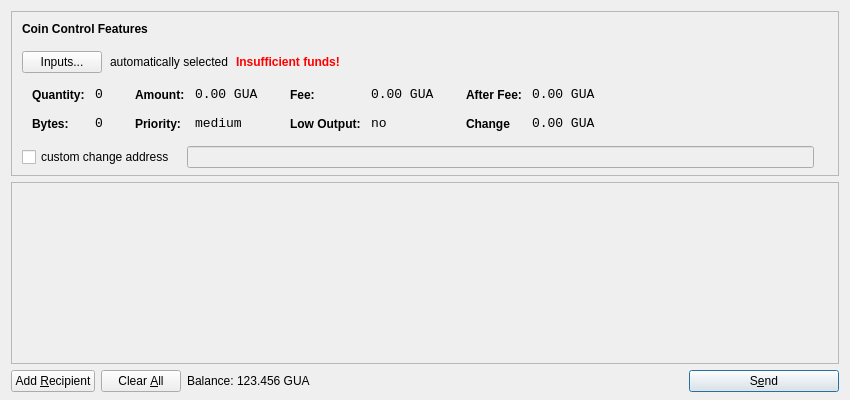
<?xml version="1.0" encoding="UTF-8"?>
<ui version="4.0">
 <class>SendCoinsDialog</class>
 <widget class="QDialog" name="SendCoinsDialog">
  <property name="geometry">
   <rect>
    <x>0</x>
    <y>0</y>
    <width>850</width>
    <height>400</height>
   </rect>
  </property>
  <property name="windowTitle">
   <string>Send Coins</string>
  </property>
  <layout class="QVBoxLayout" name="verticalLayout" stretch="0,1,0">
   <property name="bottomMargin">
    <number>8</number>
   </property>
   <item>
    <widget class="QFrame" name="frameCoinControl">
     <property name="sizePolicy">
      <sizepolicy hsizetype="Expanding" vsizetype="Expanding">
       <horstretch>0</horstretch>
       <verstretch>0</verstretch>
      </sizepolicy>
     </property>
     <property name="maximumSize">
      <size>
       <width>16777215</width>
       <height>16777215</height>
      </size>
     </property>
     <property name="frameShape">
      <enum>QFrame::StyledPanel</enum>
     </property>
     <property name="frameShadow">
      <enum>QFrame::Sunken</enum>
     </property>
     <layout class="QVBoxLayout" name="verticalLayoutCoinControl2">
      <property name="spacing">
       <number>-1</number>
      </property>
      <property name="leftMargin">
       <number>0</number>
      </property>
      <property name="topMargin">
       <number>0</number>
      </property>
      <property name="rightMargin">
       <number>0</number>
      </property>
      <property name="bottomMargin">
       <number>6</number>
      </property>
      <item>
       <layout class="QVBoxLayout" name="verticalLayoutCoinControl" stretch="0,0,0,0,1">
        <property name="spacing">
         <number>0</number>
        </property>
        <property name="leftMargin">
         <number>10</number>
        </property>
        <property name="topMargin">
         <number>10</number>
        </property>
        <item>
         <layout class="QHBoxLayout" name="horizontalLayoutCoinControl1">
          <property name="bottomMargin">
           <number>15</number>
          </property>
          <item>
           <widget class="QLabel" name="labelCoinControlFeatures">
            <property name="sizePolicy">
             <sizepolicy hsizetype="Preferred" vsizetype="Maximum">
              <horstretch>0</horstretch>
              <verstretch>0</verstretch>
             </sizepolicy>
            </property>
            <property name="font">
             <font>
              <weight>75</weight>
              <bold>true</bold>
             </font>
            </property>
            <property name="styleSheet">
             <string notr="true">font-weight:bold;</string>
            </property>
            <property name="text">
             <string>Coin Control Features</string>
            </property>
           </widget>
          </item>
         </layout>
        </item>
        <item>
         <layout class="QHBoxLayout" name="horizontalLayoutCoinControl2" stretch="0,0,0,0">
          <property name="spacing">
           <number>8</number>
          </property>
          <property name="bottomMargin">
           <number>10</number>
          </property>
          <item>
           <widget class="QPushButton" name="pushButtonCoinControl">
            <property name="styleSheet">
             <string notr="true"/>
            </property>
            <property name="text">
             <string>Inputs...</string>
            </property>
           </widget>
          </item>
          <item>
           <widget class="QLabel" name="labelCoinControlAutomaticallySelected">
            <property name="text">
             <string>automatically selected</string>
            </property>
            <property name="margin">
             <number>5</number>
            </property>
           </widget>
          </item>
          <item>
           <widget class="QLabel" name="labelCoinControlInsuffFunds">
            <property name="font">
             <font>
              <weight>75</weight>
              <bold>true</bold>
             </font>
            </property>
            <property name="styleSheet">
             <string notr="true">color:red;font-weight:bold;</string>
            </property>
            <property name="text">
             <string>Insufficient funds!</string>
            </property>
            <property name="margin">
             <number>5</number>
            </property>
           </widget>
          </item>
          <item>
           <spacer name="horizontalSpacerCoinControl">
            <property name="orientation">
             <enum>Qt::Horizontal</enum>
            </property>
            <property name="sizeHint" stdset="0">
             <size>
              <width>40</width>
              <height>1</height>
             </size>
            </property>
           </spacer>
          </item>
         </layout>
        </item>
        <item>
         <widget class="QWidget" name="widgetCoinControl" native="true">
          <property name="sizePolicy">
           <sizepolicy hsizetype="Preferred" vsizetype="Preferred">
            <horstretch>0</horstretch>
            <verstretch>0</verstretch>
           </sizepolicy>
          </property>
          <property name="minimumSize">
           <size>
            <width>0</width>
            <height>0</height>
           </size>
          </property>
          <property name="styleSheet">
           <string notr="true"/>
          </property>
          <layout class="QHBoxLayout" name="horizontalLayoutCoinControl5">
           <property name="margin">
            <number>0</number>
           </property>
           <item>
            <layout class="QHBoxLayout" name="horizontalLayoutCoinControl3" stretch="0,0,0,1">
             <property name="spacing">
              <number>20</number>
             </property>
             <property name="topMargin">
              <number>0</number>
             </property>
             <property name="bottomMargin">
              <number>10</number>
             </property>
             <item>
              <layout class="QFormLayout" name="formLayoutCoinControl1">
               <property name="horizontalSpacing">
                <number>10</number>
               </property>
               <property name="verticalSpacing">
                <number>14</number>
               </property>
               <property name="leftMargin">
                <number>10</number>
               </property>
               <property name="topMargin">
                <number>4</number>
               </property>
               <property name="rightMargin">
                <number>6</number>
               </property>
               <item row="0" column="0">
                <widget class="QLabel" name="labelCoinControlQuantityText">
                 <property name="styleSheet">
                  <string notr="true">font-weight:bold;</string>
                 </property>
                 <property name="text">
                  <string>Quantity:</string>
                 </property>
                 <property name="margin">
                  <number>0</number>
                 </property>
                </widget>
               </item>
               <item row="0" column="1">
                <widget class="QLabel" name="labelCoinControlQuantity">
                 <property name="font">
                  <font>
                   <family>Monospace</family>
                   <pointsize>10</pointsize>
                  </font>
                 </property>
                 <property name="cursor">
                  <cursorShape>IBeamCursor</cursorShape>
                 </property>
                 <property name="contextMenuPolicy">
                  <enum>Qt::ActionsContextMenu</enum>
                 </property>
                 <property name="text">
                  <string>0</string>
                 </property>
                 <property name="margin">
                  <number>0</number>
                 </property>
                 <property name="textInteractionFlags">
                  <set>Qt::LinksAccessibleByMouse|Qt::TextSelectableByKeyboard|Qt::TextSelectableByMouse</set>
                 </property>
                </widget>
               </item>
               <item row="1" column="0">
                <widget class="QLabel" name="labelCoinControlBytesText">
                 <property name="styleSheet">
                  <string notr="true">font-weight:bold;</string>
                 </property>
                 <property name="text">
                  <string>Bytes:</string>
                 </property>
                </widget>
               </item>
               <item row="1" column="1">
                <widget class="QLabel" name="labelCoinControlBytes">
                 <property name="font">
                  <font>
                   <family>Monospace</family>
                   <pointsize>10</pointsize>
                  </font>
                 </property>
                 <property name="cursor">
                  <cursorShape>IBeamCursor</cursorShape>
                 </property>
                 <property name="contextMenuPolicy">
                  <enum>Qt::ActionsContextMenu</enum>
                 </property>
                 <property name="text">
                  <string>0</string>
                 </property>
                 <property name="textInteractionFlags">
                  <set>Qt::LinksAccessibleByMouse|Qt::TextSelectableByKeyboard|Qt::TextSelectableByMouse</set>
                 </property>
                </widget>
               </item>
              </layout>
             </item>
             <item>
              <layout class="QFormLayout" name="formLayoutCoinControl2">
               <property name="horizontalSpacing">
                <number>10</number>
               </property>
               <property name="verticalSpacing">
                <number>14</number>
               </property>
               <property name="leftMargin">
                <number>6</number>
               </property>
               <property name="topMargin">
                <number>4</number>
               </property>
               <property name="rightMargin">
                <number>6</number>
               </property>
               <item row="0" column="0">
                <widget class="QLabel" name="labelCoinControlAmountText">
                 <property name="styleSheet">
                  <string notr="true">font-weight:bold;</string>
                 </property>
                 <property name="text">
                  <string>Amount:</string>
                 </property>
                 <property name="margin">
                  <number>0</number>
                 </property>
                </widget>
               </item>
               <item row="0" column="1">
                <widget class="QLabel" name="labelCoinControlAmount">
                 <property name="font">
                  <font>
                   <family>Monospace</family>
                   <pointsize>10</pointsize>
                  </font>
                 </property>
                 <property name="cursor">
                  <cursorShape>IBeamCursor</cursorShape>
                 </property>
                 <property name="contextMenuPolicy">
                  <enum>Qt::ActionsContextMenu</enum>
                 </property>
                 <property name="text">
                  <string>0.00 GUA</string>
                 </property>
                 <property name="textInteractionFlags">
                  <set>Qt::LinksAccessibleByMouse|Qt::TextSelectableByKeyboard|Qt::TextSelectableByMouse</set>
                 </property>
                </widget>
               </item>
               <item row="1" column="0">
                <widget class="QLabel" name="labelCoinControlPriorityText">
                 <property name="styleSheet">
                  <string notr="true">font-weight:bold;</string>
                 </property>
                 <property name="text">
                  <string>Priority:</string>
                 </property>
                </widget>
               </item>
               <item row="1" column="1">
                <widget class="QLabel" name="labelCoinControlPriority">
                 <property name="font">
                  <font>
                   <family>Monospace</family>
                   <pointsize>10</pointsize>
                  </font>
                 </property>
                 <property name="cursor">
                  <cursorShape>IBeamCursor</cursorShape>
                 </property>
                 <property name="contextMenuPolicy">
                  <enum>Qt::ActionsContextMenu</enum>
                 </property>
                 <property name="text">
                  <string>medium</string>
                 </property>
                 <property name="textInteractionFlags">
                  <set>Qt::LinksAccessibleByMouse|Qt::TextSelectableByKeyboard|Qt::TextSelectableByMouse</set>
                 </property>
                </widget>
               </item>
              </layout>
             </item>
             <item>
              <layout class="QFormLayout" name="formLayoutCoinControl3">
               <property name="horizontalSpacing">
                <number>10</number>
               </property>
               <property name="verticalSpacing">
                <number>14</number>
               </property>
               <property name="leftMargin">
                <number>6</number>
               </property>
               <property name="topMargin">
                <number>4</number>
               </property>
               <property name="rightMargin">
                <number>6</number>
               </property>
               <item row="0" column="0">
                <widget class="QLabel" name="labelCoinControlFeeText">
                 <property name="styleSheet">
                  <string notr="true">font-weight:bold;</string>
                 </property>
                 <property name="text">
                  <string>Fee:</string>
                 </property>
                 <property name="margin">
                  <number>0</number>
                 </property>
                </widget>
               </item>
               <item row="0" column="1">
                <widget class="QLabel" name="labelCoinControlFee">
                 <property name="font">
                  <font>
                   <family>Monospace</family>
                   <pointsize>10</pointsize>
                  </font>
                 </property>
                 <property name="cursor">
                  <cursorShape>IBeamCursor</cursorShape>
                 </property>
                 <property name="contextMenuPolicy">
                  <enum>Qt::ActionsContextMenu</enum>
                 </property>
                 <property name="text">
                  <string>0.00 GUA</string>
                 </property>
                 <property name="textInteractionFlags">
                  <set>Qt::LinksAccessibleByMouse|Qt::TextSelectableByKeyboard|Qt::TextSelectableByMouse</set>
                 </property>
                </widget>
               </item>
               <item row="1" column="0">
                <widget class="QLabel" name="labelCoinControlLowOutputText">
                 <property name="styleSheet">
                  <string notr="true">font-weight:bold;</string>
                 </property>
                 <property name="text">
                  <string>Low Output:</string>
                 </property>
                </widget>
               </item>
               <item row="1" column="1">
                <widget class="QLabel" name="labelCoinControlLowOutput">
                 <property name="font">
                  <font>
                   <family>Monospace</family>
                   <pointsize>10</pointsize>
                  </font>
                 </property>
                 <property name="cursor">
                  <cursorShape>IBeamCursor</cursorShape>
                 </property>
                 <property name="contextMenuPolicy">
                  <enum>Qt::ActionsContextMenu</enum>
                 </property>
                 <property name="text">
                  <string>no</string>
                 </property>
                 <property name="textInteractionFlags">
                  <set>Qt::LinksAccessibleByMouse|Qt::TextSelectableByKeyboard|Qt::TextSelectableByMouse</set>
                 </property>
                </widget>
               </item>
              </layout>
             </item>
             <item>
              <layout class="QFormLayout" name="formLayoutCoinControl4">
               <property name="horizontalSpacing">
                <number>10</number>
               </property>
               <property name="verticalSpacing">
                <number>14</number>
               </property>
               <property name="leftMargin">
                <number>6</number>
               </property>
               <property name="topMargin">
                <number>4</number>
               </property>
               <property name="rightMargin">
                <number>6</number>
               </property>
               <item row="0" column="0">
                <widget class="QLabel" name="labelCoinControlAfterFeeText">
                 <property name="styleSheet">
                  <string notr="true">font-weight:bold;</string>
                 </property>
                 <property name="text">
                  <string>After Fee:</string>
                 </property>
                 <property name="margin">
                  <number>0</number>
                 </property>
                </widget>
               </item>
               <item row="0" column="1">
                <widget class="QLabel" name="labelCoinControlAfterFee">
                 <property name="font">
                  <font>
                   <family>Monospace</family>
                   <pointsize>10</pointsize>
                  </font>
                 </property>
                 <property name="cursor">
                  <cursorShape>IBeamCursor</cursorShape>
                 </property>
                 <property name="contextMenuPolicy">
                  <enum>Qt::ActionsContextMenu</enum>
                 </property>
                 <property name="text">
                  <string>0.00 GUA</string>
                 </property>
                 <property name="textInteractionFlags">
                  <set>Qt::LinksAccessibleByMouse|Qt::TextSelectableByKeyboard|Qt::TextSelectableByMouse</set>
                 </property>
                </widget>
               </item>
               <item row="1" column="0">
                <widget class="QLabel" name="labelCoinControlChangeText">
                 <property name="styleSheet">
                  <string notr="true">font-weight:bold;</string>
                 </property>
                 <property name="text">
                  <string>Change</string>
                 </property>
                </widget>
               </item>
               <item row="1" column="1">
                <widget class="QLabel" name="labelCoinControlChange">
                 <property name="font">
                  <font>
                   <family>Monospace</family>
                   <pointsize>10</pointsize>
                  </font>
                 </property>
                 <property name="cursor">
                  <cursorShape>IBeamCursor</cursorShape>
                 </property>
                 <property name="contextMenuPolicy">
                  <enum>Qt::ActionsContextMenu</enum>
                 </property>
                 <property name="text">
                  <string>0.00 GUA</string>
                 </property>
                 <property name="textInteractionFlags">
                  <set>Qt::LinksAccessibleByMouse|Qt::TextSelectableByKeyboard|Qt::TextSelectableByMouse</set>
                 </property>
                </widget>
               </item>
              </layout>
             </item>
            </layout>
           </item>
          </layout>
         </widget>
        </item>
        <item>
         <layout class="QHBoxLayout" name="horizontalLayoutCoinControl4" stretch="0,0,0">
          <property name="spacing">
           <number>12</number>
          </property>
          <property name="sizeConstraint">
           <enum>QLayout::SetDefaultConstraint</enum>
          </property>
          <property name="topMargin">
           <number>5</number>
          </property>
          <property name="rightMargin">
           <number>5</number>
          </property>
          <item>
           <widget class="QCheckBox" name="checkBoxCoinControlChange">
            <property name="text">
             <string>custom change address</string>
            </property>
           </widget>
          </item>
          <item>
           <widget class="QLineEdit" name="lineEditCoinControlChange">
            <property name="enabled">
             <bool>false</bool>
            </property>
            <property name="sizePolicy">
             <sizepolicy hsizetype="Expanding" vsizetype="Fixed">
              <horstretch>0</horstretch>
              <verstretch>0</verstretch>
             </sizepolicy>
            </property>
           </widget>
          </item>
          <item>
           <widget class="QLabel" name="labelCoinControlChangeLabel">
            <property name="sizePolicy">
             <sizepolicy hsizetype="Preferred" vsizetype="Expanding">
              <horstretch>0</horstretch>
              <verstretch>0</verstretch>
             </sizepolicy>
            </property>
            <property name="minimumSize">
             <size>
              <width>0</width>
              <height>0</height>
             </size>
            </property>
            <property name="text">
             <string/>
            </property>
            <property name="margin">
             <number>3</number>
            </property>
           </widget>
          </item>
         </layout>
        </item>
        <item>
         <spacer name="verticalSpacerCoinControl">
          <property name="orientation">
           <enum>Qt::Vertical</enum>
          </property>
          <property name="sizeHint" stdset="0">
           <size>
            <width>800</width>
            <height>1</height>
           </size>
          </property>
         </spacer>
        </item>
       </layout>
      </item>
     </layout>
    </widget>
   </item>
   <item>
    <widget class="QScrollArea" name="scrollArea">
     <property name="widgetResizable">
      <bool>true</bool>
     </property>
     <widget class="QWidget" name="scrollAreaWidgetContents">
      <property name="geometry">
       <rect>
        <x>0</x>
        <y>0</y>
        <width>836</width>
        <height>163</height>
       </rect>
      </property>
      <layout class="QVBoxLayout" name="verticalLayout_2">
       <property name="margin">
        <number>0</number>
       </property>
       <item>
        <layout class="QVBoxLayout" name="entries">
         <property name="spacing">
          <number>6</number>
         </property>
        </layout>
       </item>
       <item>
        <spacer name="verticalSpacer">
         <property name="orientation">
          <enum>Qt::Vertical</enum>
         </property>
         <property name="sizeHint" stdset="0">
          <size>
           <width>20</width>
           <height>40</height>
          </size>
         </property>
        </spacer>
       </item>
      </layout>
     </widget>
    </widget>
   </item>
   <item>
    <layout class="QHBoxLayout" name="horizontalLayout">
     <item>
      <widget class="QPushButton" name="addButton">
       <property name="toolTip">
        <string>Send to multiple recipients at once</string>
       </property>
       <property name="text">
        <string>Add &amp;Recipient</string>
       </property>
       <property name="icon">
        <iconset resource="../bitcoin.qrc">
         <normaloff>:/icons/add</normaloff>:/icons/add</iconset>
       </property>
       <property name="autoDefault">
        <bool>false</bool>
       </property>
      </widget>
     </item>
     <item>
      <widget class="QPushButton" name="clearButton">
       <property name="sizePolicy">
        <sizepolicy hsizetype="Minimum" vsizetype="Fixed">
         <horstretch>0</horstretch>
         <verstretch>0</verstretch>
        </sizepolicy>
       </property>
       <property name="toolTip">
        <string>Remove all transaction fields</string>
       </property>
       <property name="text">
        <string>Clear &amp;All</string>
       </property>
       <property name="icon">
        <iconset resource="../bitcoin.qrc">
         <normaloff>:/icons/remove</normaloff>:/icons/remove</iconset>
       </property>
       <property name="autoRepeatDelay">
        <number>300</number>
       </property>
       <property name="autoDefault">
        <bool>false</bool>
       </property>
      </widget>
     </item>
     <item>
      <layout class="QHBoxLayout" name="horizontalLayout_2">
       <property name="spacing">
        <number>3</number>
       </property>
       <item>
        <widget class="QLabel" name="label">
         <property name="sizePolicy">
          <sizepolicy hsizetype="Preferred" vsizetype="Fixed">
           <horstretch>0</horstretch>
           <verstretch>0</verstretch>
          </sizepolicy>
         </property>
         <property name="text">
          <string>Balance:</string>
         </property>
        </widget>
       </item>
       <item>
        <widget class="QLabel" name="labelBalance">
         <property name="sizePolicy">
          <sizepolicy hsizetype="Preferred" vsizetype="Fixed">
           <horstretch>0</horstretch>
           <verstretch>0</verstretch>
          </sizepolicy>
         </property>
         <property name="cursor">
          <cursorShape>IBeamCursor</cursorShape>
         </property>
         <property name="text">
          <string>123.456 GUA</string>
         </property>
         <property name="textInteractionFlags">
          <set>Qt::LinksAccessibleByMouse|Qt::TextSelectableByKeyboard|Qt::TextSelectableByMouse</set>
         </property>
        </widget>
       </item>
      </layout>
     </item>
     <item>
      <spacer name="horizontalSpacer">
       <property name="orientation">
        <enum>Qt::Horizontal</enum>
       </property>
       <property name="sizeHint" stdset="0">
        <size>
         <width>40</width>
         <height>20</height>
        </size>
       </property>
      </spacer>
     </item>
     <item>
      <widget class="QPushButton" name="sendButton">
       <property name="minimumSize">
        <size>
         <width>150</width>
         <height>0</height>
        </size>
       </property>
       <property name="toolTip">
        <string>Confirm the send action</string>
       </property>
       <property name="text">
        <string>S&amp;end</string>
       </property>
       <property name="icon">
        <iconset resource="../bitcoin.qrc">
         <normaloff>:/icons/send</normaloff>:/icons/send</iconset>
       </property>
       <property name="default">
        <bool>true</bool>
       </property>
      </widget>
     </item>
    </layout>
   </item>
  </layout>
 </widget>
 <resources>
  <include location="../bitcoin.qrc"/>
 </resources>
 <connections/>
</ui>
